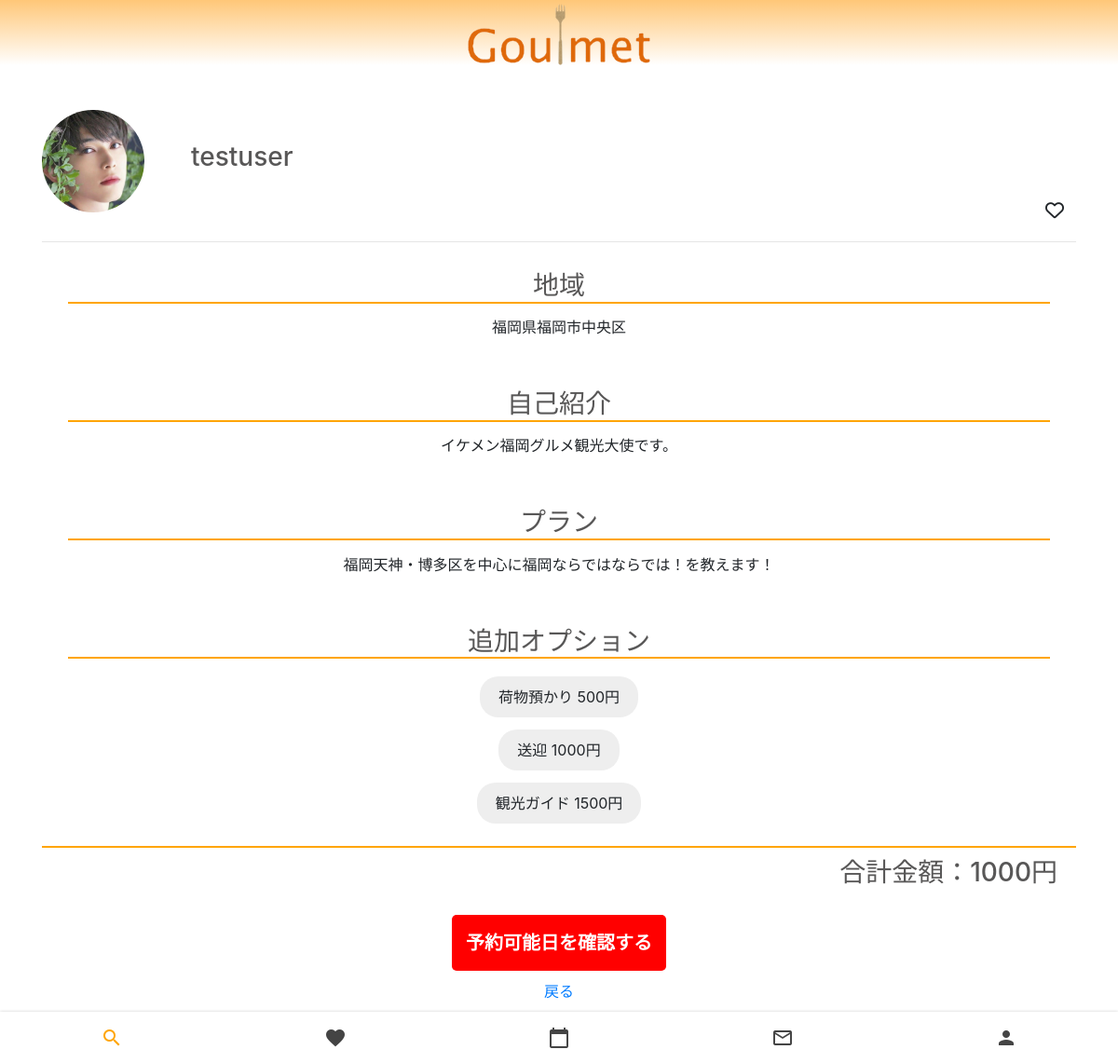
The app's page /search/goulmet_info/1 (signed in), older data.
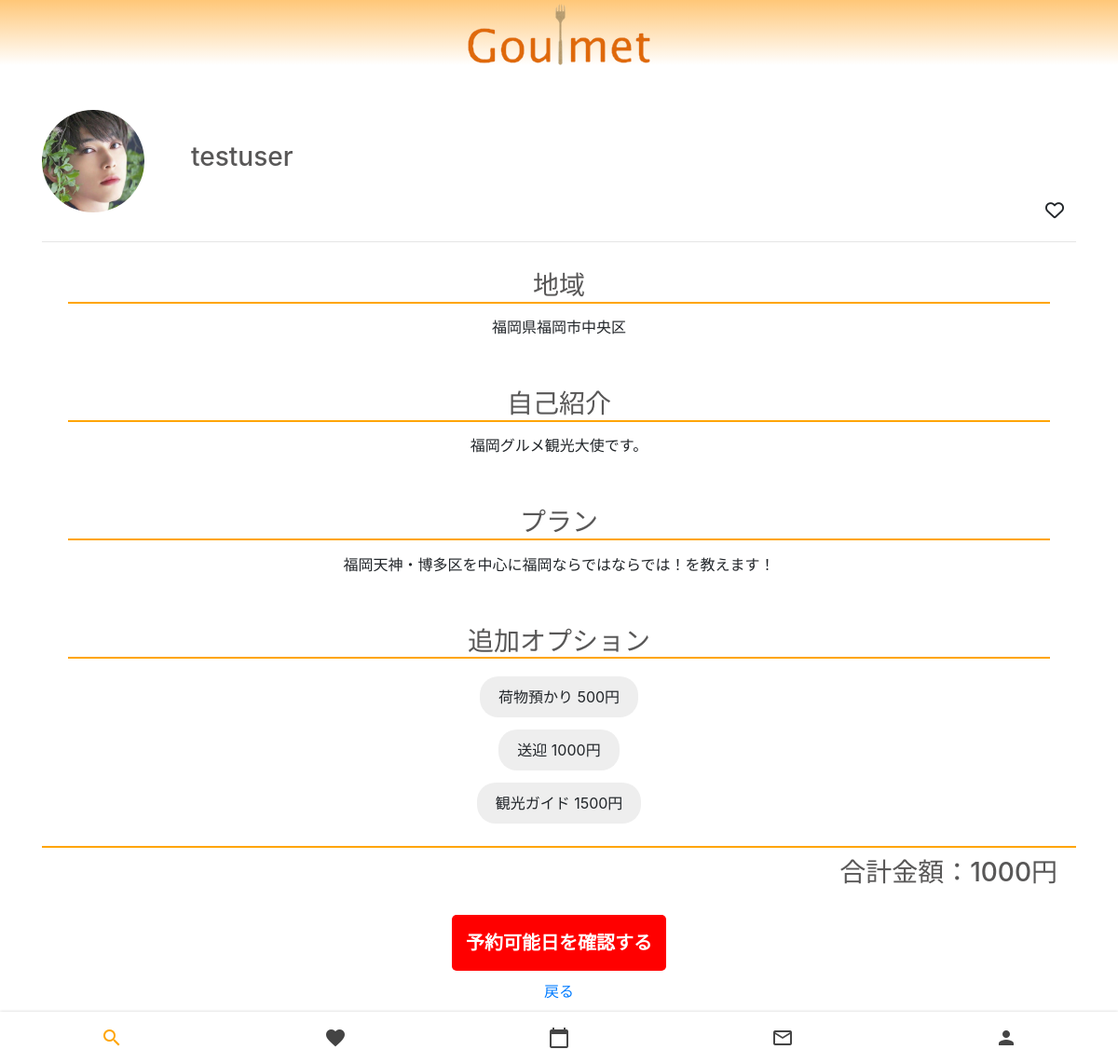
The same page, newer data.
### account/models.py (models this page shows, shortened)
class GoulmetModel(models.Model):
    user_id = models.ForeignKey(CustomUser,on_delete=models.CASCADE)
    self_introduction = models.TextField('自己紹介',max_length=140)
    area = models.CharField('地域',max_length=50)
    plan = models.TextField('プラン',max_length=50,null=True)
    base_price = models.IntegerField('基本料金')
    is_pass = models.BooleanField('審査合格フラグ',null=True)
    created_at = models.DateTimeField('作成日時',auto_now_add=True)
    like = models.ManyToManyField(CustomUser, related_name='like', blank=True)

### myuser/models.py (models this page shows)
class CustomUser(AbstractUser):
    icon = models.ImageField(upload_to = 'upload',blank=True)
    is_goulmet = models.BooleanField(default=False)
    def __str__(self):
        return self.username

### search_app/views.py (the view)
# urls.py: path('goulmet_info/<int:pk>', goulmet_info, name='goulmet_info'),
@login_required
def goulmet_info(request, pk):
    if 'options' in request.session:
        del request.session['options']
    if 'base_price' in request.session:
        del request.session['base_price']
    if 'goulmet_id' in request.session:
        del request.session['goulmet_id']
    if 'date' in request.session:
        del request.session['date']
    object = GoulmetModel.objects.get(pk=pk)
    customuser = object.user_id.pk
    object2 = OptionModel.objects.all().filter(user_id=customuser)
    liked = False
    if object.like.filter(id=request.user.id).exists():
       liked = True
    return render(request, 'search/goulmet_info.html', {'object': object,'object2': object2,'liked': liked})

### templates/search/goulmet_info.html (shortened to what this page needs)
{% extends 'base.html' %}
{% load static %}
{% block customcss %}
<link rel="stylesheet" href="{% static 'goulmet_info.css' %}">
{% endblock %}
{% block content %}
<head>
    <link rel="stylesheet" href="https://stackpath.bootstrapcdn.com/bootstrap/4.2.1/css/bootstrap.min.css">
</head>
<div class="container">
    <div class="mt-5">
        <div class="icon_name">
            {% if object.user_id.icon %}
                <img style="margin-right: 50px;" id="icon" src="{{object.user_id.icon.url}}" alt="" id="preview">
            {% else %}
                <img style="margin-right: 50px;" id="icon" src="{% static 'img/no_icon.png' %}" alt="" id="preview">
            {% endif %}
            <h3 style="color: rgb(88, 87, 87);">{{object.user_id}}</h3>
        </div>
        <div>
            {% include 'favorite/favorite.html' %}
        </div>
        <hr>
        <div class="box">
            <h3>地域</h3>
            <div class="inner">
              <p>{{object.area}}</p>
            </div>
        </div>
        <div class="box">
            <h3>自己紹介</h3>
            <div class="inner">
              <p>{{object.self_introduction}}</p>
            </div>
        </div>
        <div class="box">
            <h3>プラン</h3>
            <div class="inner">
              <p>{{object.plan}}</p>
            </div>
        </div>
        <div class="box">
            <h3>追加オプション</h3>
            <div class="inner">
                <form class="option_form" action="{% url 'reservation:session_save' %}" method="POST">{% csrf_token %}
                    {% if object2 %}
                    {% for item in object2 %}
                        <div style="margin: 5px;" name="options" class="btn2_wrap">
                            <label for="{{item.id}}">{{item.option}} {{item.price}}円</label>
                        </div>
                    {% endfor %}
                    {% else %}
                        <p>追加オプションはありません</p>
                    {% endif %}
            </div>
        </div>
                    <div class="base_price">
                        <h3>合計金額：<span id="total">{{object.base_price}}</span>円</h3>
                    </div>
                    <div class="reservation">
                        <input style="border-radius: 5px;" type="submit" value="予約可能日を確認する">
                    </div>
        <div style="text-align: center;">
            <a href="{% url 'search_app:search_form' %}">戻る</a>
        </div>
    </div>
</div>
<nav class="nav">
    <a style="text-decoration: none;" href="{% url 'search_app:search_form' %}" id="1" class="nav__link nav__link--active">
        <i class="material-icons nav__icon">search</i>
    </a>
    <a style="text-decoration: none;" href="{% url 'favorite:favorite_list' %}" id="2" class="nav__link">
        <i class="material-icons nav__icon">favorite</i>
    </a>
    <a style="text-decoration: none;" href="{% url 'reservation:reservation_confirm' %}" id="3" class="nav__link">
        <i class="material-icons nav__icon">calendar_today</i>
    </a>
    <a style="text-decoration: none;" href="{% url 'chat:chat_list' %}" id="4" class="nav__link">
        <i class="material-icons nav__icon">mail_outline</i>
    </a>
    <a style="text-decoration: none;" href="{% url 'account:user_update' %}" id="5" class="nav__link">
        <i class="material-icons nav__icon">person</i>
    </a>
</nav>
{% endblock %}

Row changes from the older to the newer data that the page shows:
changed GoulmetModel "福岡県福岡市中央区": self_introduction "イケメン福岡グルメ観光大使です。" → "福岡グルメ観光大使です。"
